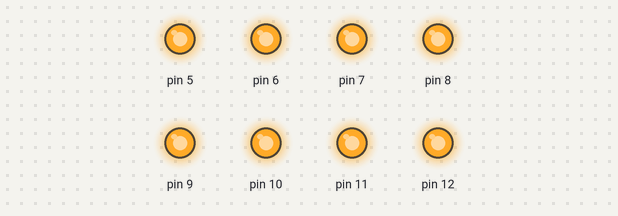
This sketch was run on a simulated Arduino Uno, built with avr-gcc and run on an emulated ATmega328P. Parts: output pins drawn as LEDs (lit = HIGH).

Above: at 0.05 s.
At 2.75 s:
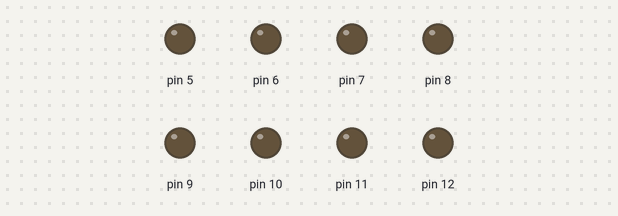
Timing chart, 0 to 3.0 s (numbered marks = the images above):
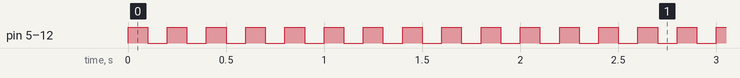

The sketch:

LED1.ino
```cpp
/****************************************************************
**                                                             **
**                            TÍTOL:                           **
**           Posar un nom representatiu del programa           **
**                                                             **
**   NOM: Abel Picó                           Data:22/01/17    **
****************************************************************/
//************************** INCLUDE ****************************


//************************* VARIABLES ***************************


//*************************** SETUP *****************************

void setup()
{
  pinMode(5, OUTPUT);
  pinMode(6, OUTPUT);
  pinMode(7, OUTPUT);
  pinMode(8, OUTPUT);
  pinMode(9, OUTPUT);
  pinMode(10, OUTPUT);
  pinMode(11, OUTPUT);
  pinMode(12, OUTPUT);

}


//*************************** LOOP ******************************

void loop()
{
  digitalWrite(5, HIGH);
  digitalWrite(6, HIGH);
  digitalWrite(7, HIGH);
  digitalWrite(8, HIGH);
  digitalWrite(9, HIGH);
  digitalWrite(10, HIGH);
  digitalWrite(11, HIGH);
  digitalWrite(12, HIGH);
  delay(100);
  digitalWrite(5, LOW);
  digitalWrite(6, LOW);
  digitalWrite(7, LOW);
  digitalWrite(8, LOW);
  digitalWrite(9, LOW);
  digitalWrite(10, LOW);
  digitalWrite(11, LOW);
  digitalWrite(12, LOW);
  delay(100);


}


//************************ FUNCIONS *****************************
```

Measured:
- by itself, pin 5–12: alternates HIGH for 0.10 s and LOW for 0.10 s
